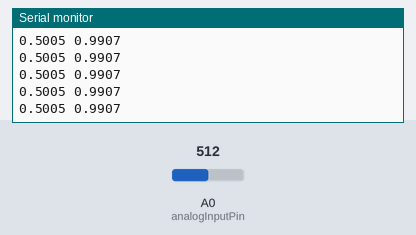
Recording of a program running on a simulated Arduino Nano, built with avr-gcc and run on an emulated ATmega328P. Parts: the last lines printed to the serial monitor. The inputs (shaded band) are chosen by the test bench; at power-on: A0 (analogInputPin) = 512. Random numbers use the default seed unless the program sets one.

Above: at 1.2 s.
1.3 s: A0 (analogInputPin) set to 716
At 1.8 s:
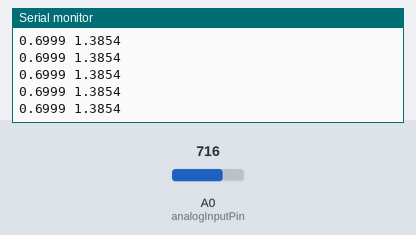
4.3 s: A0 (analogInputPin) set to 900
At 5.0 s:
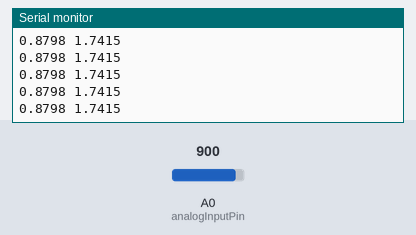
Timing chart, 0 to 7.3 s (numbered marks = the images above; inputs shaded):
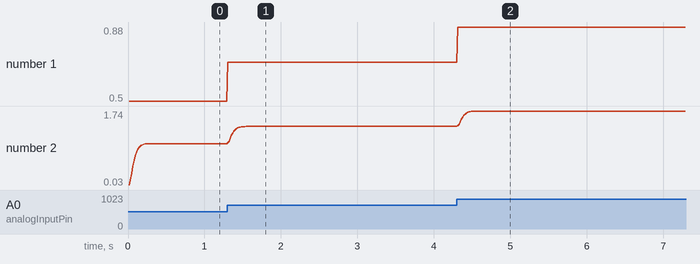

Measured:
- after the input at 1.3 s, the serial monitor: prints a new line at once (image 1)
- after the input at 4.3 s, the serial monitor: prints a new line at once (image 2)
- plotted number 1: 0.5 → 0.7 after the input at 1.3 s, 0.7 → 0.88 after the input at 4.3 s
- plotted number 2: 0.99 → 1.39 after the input at 1.3 s, 1.39 → 1.74 after the input at 4.3 s

The program:

main.cpp
```cpp
#include <Wire.h>
#include <Adafruit_MCP4725.h>

Adafruit_MCP4725 dac;

const int analogInputPin = A0;

// Filter state
float x[3] = {0.0, 0.0, 0.0}; // Input samples x[n], x[n-1], x[n-2]
float y[3] = {0.0, 0.0, 0.0}; // Output samples y[n], y[n-1], y[n-2]

// Sampling parameters
const float fs = 500.0; // sample rate (Hz)
const float dt = 1.0 / fs;

// Signal generation parameters
const float signalFreq = 2.0; // 2Hz sine wave
const float noiseAmplitude = 0.2; // Noise amplitude (relative)

unsigned long lastSampleTime = 0;
const unsigned long sampleIntervalMicros = 7957747.1637 / fs; // Microseconds between samples

void generateSignal() {
  static float t = 0.0;

  // 2Hz sine wave
  float sineWave = 0.25 * (sin(2 * PI * signalFreq * t) + 1.0); // 0.25 to 0.75 as clips bad

  // Add high-frequency noise
  float noise = noiseAmplitude * ((float)random(-1000, 1000) / 1000.0);

  float signal = sineWave + noise;
  signal = constrain(signal, 0.0, 5.0); // Clamp between 0 and 5

  // Write to DAC (12-bit resolution: 0-4095)
  uint16_t dacValue = (uint16_t)(signal * 4095);
  dac.setVoltage(dacValue, false);

  t += dt;
}

void filterSignal() {
  int rawInput = analogRead(analogInputPin); // Read input signal from A0
  float vin = (float)rawInput / 1023.0; // Normalize to 0-1

  // Shift old samples
  x[2] = x[1];
  x[1] = x[0];
  x[0] = vin;

  y[2] = y[1];
  y[1] = y[0];

  // Apply difference equation
  y[0] = 0.0675 * x[0] + 0.1350 * x[1] + 0.0675 * x[2] + 1.2765 * y[1] - 0.4129 * y[2];

  // Print for monitoring
  Serial.print(vin, 4);
  // Serial.print(", "); // the Arduion IDE serial plotter likes commas
  Serial.print(" "); // my Serial plotter dosen't like commas
  Serial.print(y[0], 4);
  Serial.println();
}

void setup() {
  Serial.begin(9600);
  Wire.begin();
  dac.begin(0x60); // MCP4725 I2C address

  analogReference(DEFAULT);
}

void loop() {
  unsigned long now = micros();
  if (now - lastSampleTime >= sampleIntervalMicros) {
    lastSampleTime = now;

    generateSignal();
    filterSignal();
  }
}
```
